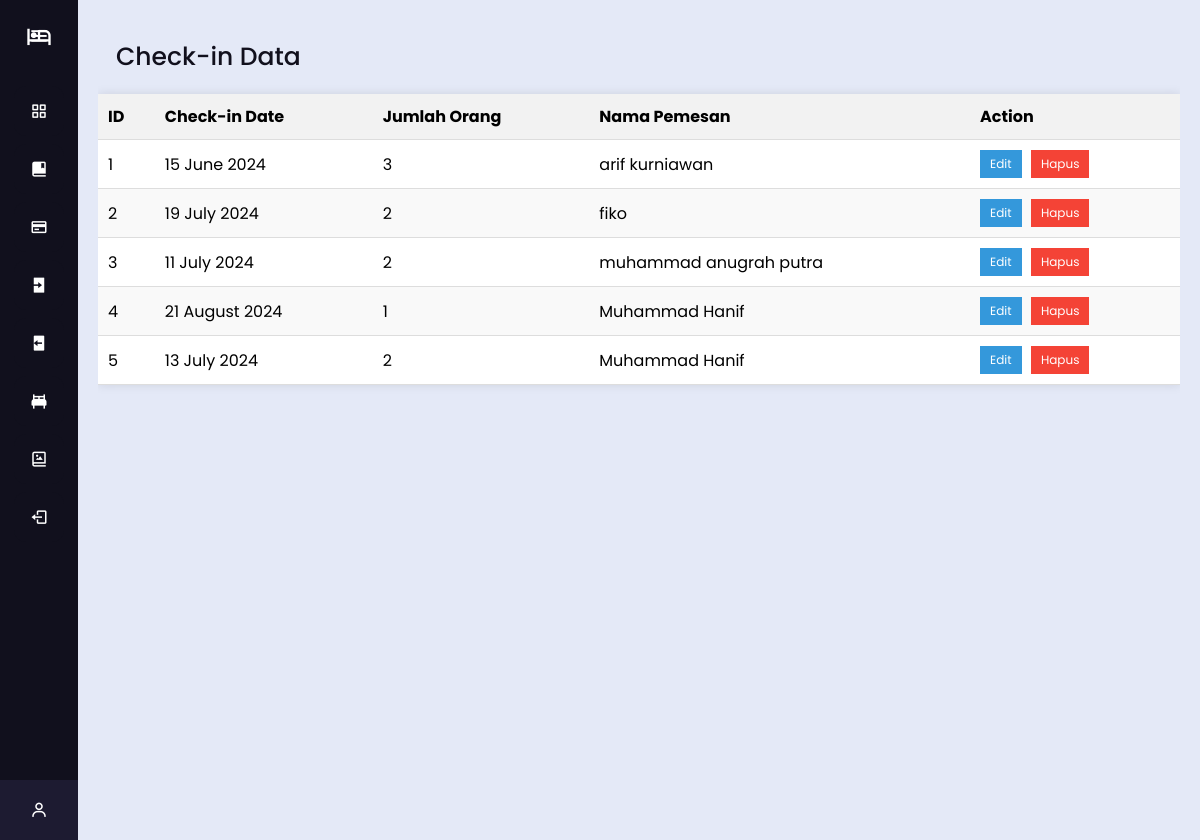
The page /admin/checkin.php (signed in) on the database its author committed.
### tables this page shows
CREATE TABLE `checkin` (
  `id` int(11) NOT NULL,
  `checkin` date NOT NULL,
  `checkout` date NOT NULL,
  `dewasa` int(11) NOT NULL,
  `nama_users` varchar(111) NOT NULL
);

### admin/checkin.php (the view, shortened to what this page needs)
<?php
require 'header.php';
include 'koneksi.php';
$sql = "SELECT * FROM checkin";
$result = $conn->query($sql);
?>
<!DOCTYPE html>
<html lang="id">
<head>
</head>
<body>
<section class="home-section">
    <div class="text">Check-in Data</div>
    <table>
        <thead>
            <tr>
                <th>ID</th>
                <th>Check-in Date</th>
                <th>Jumlah Orang</th>
                <th>Nama Pemesan</th>
                <th>Action</th>
            </tr>
        </thead>
        <tbody>
            <?php
            if ($result->num_rows > 0) {
                $counter = 1;
                while ($row = $result->fetch_assoc()) {
                    $formatted_date = date('d F Y', strtotime($row["checkin"]));
                    echo "<tr>
                        <td>" . $counter . "</td>
                        <td>" . $formatted_date . "</td>
                        <td>" . $row["dewasa"] . "</td>
                        <td>" . $row["nama_users"] . "</td>
                        <td>
                            <form method='GET' action='edit.php'>
                                <input type='hidden' name='action' value='edit'>
                                <input type='hidden' name='id' value='" . $row["id"] . "'>
                                <button type='submit' class='edit-button'>Edit</button>
                            </form>
                            <form method='GET' action=''>
                                <input type='hidden' name='action' value='delete'>
                                <input type='hidden' name='id' value='" . $row["id"] . "'>
                                <button type='submit' class='delete-button' onclick=\"return confirm('Apakah Anda Yakin?')\">Hapus</button>
                            </form>
                        </td>
                    </tr>";
                    $counter++;
                }
            } else {
                echo "<tr><td colspan='5'>No records found</td></tr>";
            }
            ?>
        </tbody>
    </table>
</section>
</body>
</html>
<?php
require 'footer.php';
?>

### admin/css/style.css (style rules this page uses)
* { margin: 0; padding: 0; box-sizing: border-box; font-family: "Poppins" , sans-serif; }
.home-section { position: relative; background: #E4E9F7; min-height: 100vh; top: 0; left: 78px; width: calc(100% - 78px); transition: all 0.5s ease; z-index: 2; }
.home-section .text { display: inline-block; color: #11101d; font-size: 25px; font-weight: 500; margin: 18px }

### admin/checkin.php (style rules this page uses)
body { font-family: Arial, sans-serif; background-color: #E4E9F7; margin: 20px; }
section { font-size: 16px; margin-bottom: 20px; overflow-x: auto; }
table { width: 100%; border-collapse: collapse; background-color: #fff; box-shadow: 0 0 10px rgba(0, 0, 0, 0.1); }
table th, table td { padding: 10px; text-align: left; border-bottom: 1px solid #ddd; }
table th { background-color: #f2f2f2; }
table tr:nth-child(even) { background-color: #f9f9f9; }
form { margin: 0; padding: 0; display: inline-block; }
button { padding: 5px 10px; font-size: 12px; cursor: pointer; border: none; outline: none; text-decoration: none; display: inline-block; vertical-align: middle; }
.edit-button, .delete-button { margin-right: 5px; }
.edit-button { background-color: #3498db; color: white; }
.delete-button { background-color: #f44336; color: white; }

### rows shown on the page
checkin: checkin "15 June 2024", dewasa "3", nama_users "arif kurniawan"
checkin: checkin "19 July 2024", dewasa "2", nama_users "fiko"
checkin: checkin "11 July 2024", dewasa "2", nama_users "muhammad anugrah putra"
checkin: checkin "21 August 2024", dewasa "1", nama_users "Muhammad Hanif"
checkin: checkin "13 July 2024", dewasa "2", nama_users "Muhammad Hanif"
